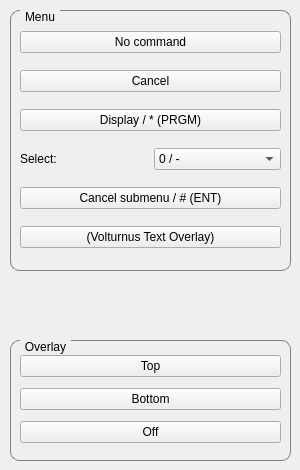
   <widget class="QWidget" name="tab_3">
    <attribute name="title">
     <string>Video</string>
    </attribute>
    <widget class="QGroupBox" name="gripperBox_2">
     <property name="geometry">
      <rect>
       <x>10</x>
       <y>340</y>
       <width>281</width>
       <height>121</height>
      </rect>
     </property>
     <property name="styleSheet">
      <string notr="true">QGroupBox {
    border: 1px solid gray;
    border-radius: 9px;
    margin-top: 0.5em;
}

QGroupBox::title {
    subcontrol-origin: margin;
    left: 10px;
    padding: 0 3px 0 3px;
}

</string>
     </property>
     <property name="title">
      <string>Overlay</string>
     </property>
     <layout class="QVBoxLayout" name="verticalLayout_5">
      <item>
       <widget class="QPushButton" name="video_overlay_topButton">
        <property name="text">
         <string>Top</string>
        </property>
       </widget>
      </item>
      <item>
       <widget class="QPushButton" name="video_overlay_bottomButton">
        <property name="text">
         <string>Bottom</string>
        </property>
       </widget>
      </item>
      <item>
       <widget class="QPushButton" name="video_overlay_offButton">
        <property name="text">
         <string>Off</string>
        </property>
       </widget>
      </item>
     </layout>
    </widget>
    <widget class="QGroupBox" name="groupBox_2">
     <property name="geometry">
      <rect>
       <x>10</x>
       <y>10</y>
       <width>281</width>
       <height>261</height>
      </rect>
     </property>
     <property name="styleSheet">
      <string notr="true">QGroupBox {
    border: 1px solid gray;
    border-radius: 9px;
    margin-top: 0.5em;
}

QGroupBox::title {
    subcontrol-origin: margin;
    left: 10px;
    padding: 0 3px 0 3px;
}

</string>
     </property>
     <property name="title">
      <string>Menu</string>
     </property>
     <layout class="QGridLayout" name="gridLayout_9">
      <item row="4" column="1">
       <widget class="QComboBox" name="video_menu_numberComboBox">
        <item>
         <property name="text">
          <string>0 / -</string>
         </property>
        </item>
        <item>
         <property name="text">
          <string>1</string>
         </property>
        </item>
        <item>
         <property name="text">
          <string>2 (ABC)</string>
         </property>
        </item>
        <item>
         <property name="text">
          <string>3 (DEF)</string>
         </property>
        </item>
        <item>
         <property name="text">
          <string>4 (GHI)</string>
         </property>
        </item>
        <item>
         <property name="text">
          <string>5 (JKL)</string>
         </property>
        </item>
        <item>
         <property name="text">
          <string>6 (MNO)</string>
         </property>
        </item>
        <item>
         <property name="text">
          <string>7 (PQRS)</string>
         </property>
        </item>
        <item>
         <property name="text">
          <string>8 (TUV)</string>
         </property>
        </item>
        <item>
         <property name="text">
          <string>9 (WXYZ)</string>
         </property>
        </item>
       </widget>
      </item>
      <item row="4" column="0">
       <widget class="QLabel" name="label">
        <property name="text">
         <string>Select:</string>
        </property>
       </widget>
      </item>
      <item row="5" column="0" colspan="2">
       <widget class="QPushButton" name="video_menu_cancel_submenuButton">
        <property name="text">
         <string>Cancel submenu / # (ENT)</string>
        </property>
       </widget>
      </item>
      <item row="1" column="0" colspan="2">
       <widget class="QPushButton" name="video_menu_cancelButton">
        <property name="text">
         <string>Cancel</string>
        </property>
       </widget>
      </item>
      <item row="3" column="0" colspan="2">
       <widget class="QPushButton" name="video_menu_displayButton">
        <property name="text">
         <string>Display / * (PRGM)</string>
        </property>
       </widget>
      </item>
      <item row="0" column="0" colspan="2">
       <widget class="QPushButton" name="video_menu_no_cmdButton">
        <property name="text">
         <string>No command</string>
        </property>
       </widget>
      </item>
      <item row="6" column="0" colspan="2">
       <widget class="QPushButton" name="video_menu_volturnusButton">
        <property name="text">
         <string>(Volturnus Text Overlay)</string>
        </property>
        <property name="checkable">
         <bool>false</bool>
        </property>
       </widget>
      </item>
     </layout>
    </widget>
   </widget>
